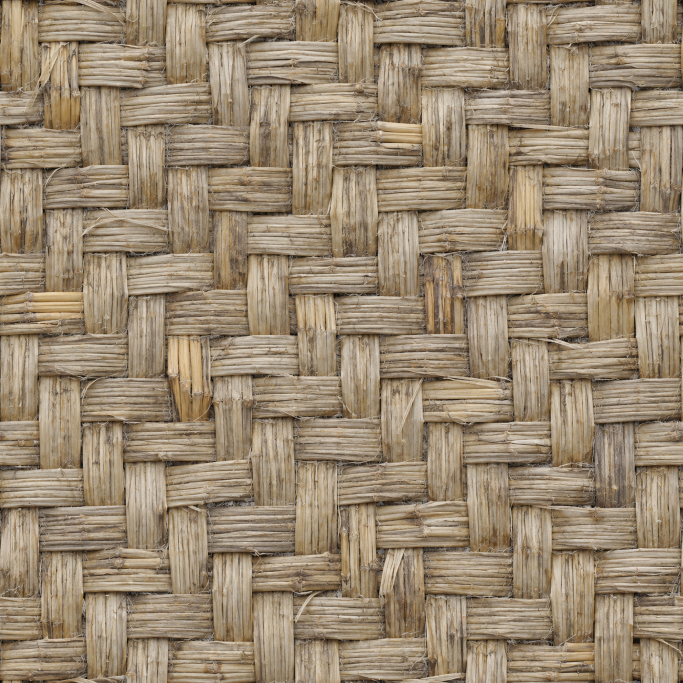
#> input picture Attachments/Farmhouse/farmhouse-straw-v01-color.jpg, 2048 x 2048 px (shown at 1/3 size)
$ python -i texture_flat_parts.py   (imports and definitions only)
#> lines starting #> are read from the running program, lines starting #| are printed output that depends on the picture
"""Texture the flat-colour parts of a GLB with photographs already in the project, as a NEW version (the user, 2026-11-06:
"começar a texturizar todos os objetos que estão sem textura ... com certeza temos algo que você pode reaproveitar").

A part (material) with no baseColorTexture, named after a surface below (its "-photo" suffix ignored), gets one:
  photo   the material's own photograph, factor white (iron, dark glass, clay, leather, burlap, rope);
  detail  a grey detail of a photograph (its luminance, mean ~0.75 in linear), the material's own colour kept as the factor and
          raised by the same mean, so the part keeps the colour it was designed with and gains the surface (cloth, wool, paper,
          brass, silver).
The parts' own UVs are used (the kits' triplanar UVs, the same density as their planks); geometry and the other parts untouched.
Grey details are made once into content/models/textures (*-detail-v01.jpg) from:
  fabric  wt-burlap.jpg (the weave)         paper   wt-limestone.jpg (fine grain, low contrast)
  brass   ambientcg metal-053c             silver  ambientcg metal-061a

  python -I tools/scripts/models/texture_flat_parts.py <in.glb> <out.glb> [...]
"""
import io
import json
import struct
import sys
from pathlib import Path

import numpy as np
from PIL import Image

ROOT = Path(__file__).resolve().parents[3]
TEX = ROOT / 'content/models/textures'
ACG = ROOT / 'content/textures/ambientcg'

PHOTO = {
    'iron': TEX / 'wt-iron.jpg',
    'iron-rust': TEX / 'wt-iron.jpg',
    'dark-glass': TEX / 'dark-green-glass-photo-v01.png',
    'clay': TEX / 'terracotta-photo-v01.png',
    'leather': TEX / 'leather-worn-photo-v01.png',
    'burlap': TEX / 'wt-burlap.jpg',
    'rope': TEX / 'winch-rope-hemp-color-v01.png',
}
DETAIL_SOURCES = {
    'fabric': (TEX / 'wt-burlap.jpg', 1.0),
    'paper': (TEX / 'wt-limestone.jpg', 0.35),
    'brass': (ACG / 'metal-053c/metal-053c_color_1k.jpg', 1.0),
    'silver': (ACG / 'metal-061a/metal-061a_color_1k.jpg', 1.0),
}
DETAIL = {'cloth-red': 'fabric', 'cloth-dark': 'fabric', 'wool': 'fabric', 'paper': 'paper', 'brass': 'brass', 'silver': 'silver'}
kDetailMean = 0.75  # linear mean of a grey detail


def srgb_to_linear(c):
    return np.where(c <= 0.04045, c / 12.92, ((c + 0.055) / 1.055) ** 2.4)


def linear_to_srgb(c):
    return np.where(c <= 0.0031308, c * 12.92, 1.055 * np.power(np.maximum(c, 0), 1 / 2.4) - 0.055)


def detail_image(kind):
    out = TEX / ('%s-detail-v01.jpg' % kind)
    if not out.exists():
        src, contrast = DETAIL_SOURCES[kind]
        a = np.asarray(Image.open(src).convert('RGB').resize((1024, 1024), Image.LANCZOS), dtype=np.float64) / 255.0
        lum = srgb_to_linear(a) @ np.array([0.2126, 0.7152, 0.0722])
        lum = lum / max(lum.mean(), 1e-6)                       # mean 1
        lum = 1.0 + (lum - 1.0) * contrast                      # paper: a soft grain
        lum = np.clip(lum * kDetailMean, 0.0, 1.0)
        g = (linear_to_srgb(lum) * 255.0 + 0.5).astype(np.uint8)
        Image.fromarray(g, 'L').convert('RGB').save(out, quality=92)
        print('  made', out.relative_to(ROOT))
    return out


def image_bytes(path):
    img = Image.open(path).convert('RGB')
    if max(img.size) > 1024:
        img = img.resize((1024, 1024), Image.LANCZOS)
    buf = io.BytesIO()
    img.save(buf, 'JPEG', quality=92)
    return buf.getvalue()


def texture(src, dst):
    if Path(dst).exists():
        raise SystemExit('refusing to overwrite ' + str(dst))
    b = Path(src).read_bytes()
    n = struct.unpack_from('<I', b, 12)[0]
    j = json.loads(b[20:20 + n])
    o = 20 + n
    bl, kind = struct.unpack_from('<II', b, o)
    assert kind == 0x004E4942
    binb = bytearray(b[o + 8:o + 8 + bl])
    if not j.get('samplers'):
        j['samplers'] = [{'magFilter': 9729, 'minFilter': 9987}]
    sampler = 0
    j.setdefault('images', [])
    j.setdefault('textures', [])
    added = {}  # image file -> texture index

    def add_texture(path):
        if path in added:
            return added[path]
        data = image_bytes(path)
        while len(binb) % 4:
            binb.append(0)
        j['bufferViews'].append({'buffer': 0, 'byteOffset': len(binb), 'byteLength': len(data)})
        binb.extend(data)
        j['images'].append({'bufferView': len(j['bufferViews']) - 1, 'mimeType': 'image/jpeg', 'name': Path(path).stem})
        j['textures'].append({'sampler': sampler, 'source': len(j['images']) - 1})
        added[path] = len(j['textures']) - 1
        return added[path]

    done = []
    for m in j.get('materials', []):
        pbr = m.setdefault('pbrMetallicRoughness', {})
        if 'baseColorTexture' in pbr:
            continue
        key = (m.get('name') or '').removesuffix('-photo')
        factor = pbr.get('baseColorFactor', [1, 1, 1, 1])
        alpha = factor[3] if len(factor) > 3 else 1.0
        if key in PHOTO:
            pbr['baseColorTexture'] = {'index': add_texture(PHOTO[key])}
            pbr['baseColorFactor'] = [1.0, 1.0, 1.0, alpha]
            done.append('%s: photo %s' % (key, PHOTO[key].name))
        elif key in DETAIL:
            pbr['baseColorTexture'] = {'index': add_texture(detail_image(DETAIL[key]))}
            pbr['baseColorFactor'] = [round(min(1.0, c / kDetailMean), 4) for c in factor[:3]] + [alpha]
            done.append('%s: %s detail, factor %s' % (key, DETAIL[key], pbr['baseColorFactor'][:3]))
        else:
            done.append('%s: LEFT FLAT (no photo for it)' % key)
    while len(binb) % 4:
        binb.append(0)
    j['buffers'][0]['byteLength'] = len(binb)
    js = json.dumps(j, separators=(',', ':')).encode('utf-8')
    js += b' ' * ((4 - len(js) % 4) % 4)
    out = struct.pack('<III', 0x46546C67, 2, 12 + 8 + len(js) + 8 + len(binb))
    out += struct.pack('<II', len(js), 0x4E4F534A) + js + struct.pack('<II', len(binb), 0x004E4942) + bytes(binb)
    Path(dst).write_bytes(out)
    print(dst)
    for d in done:
        print('  ' + d)


# [6 lines not run here, left out]

>>> import cv2
>>> picture = cv2.imread('../../../Attachments/Farmhouse/farmhouse-straw-v01-color.jpg', cv2.IMREAD_GRAYSCALE)
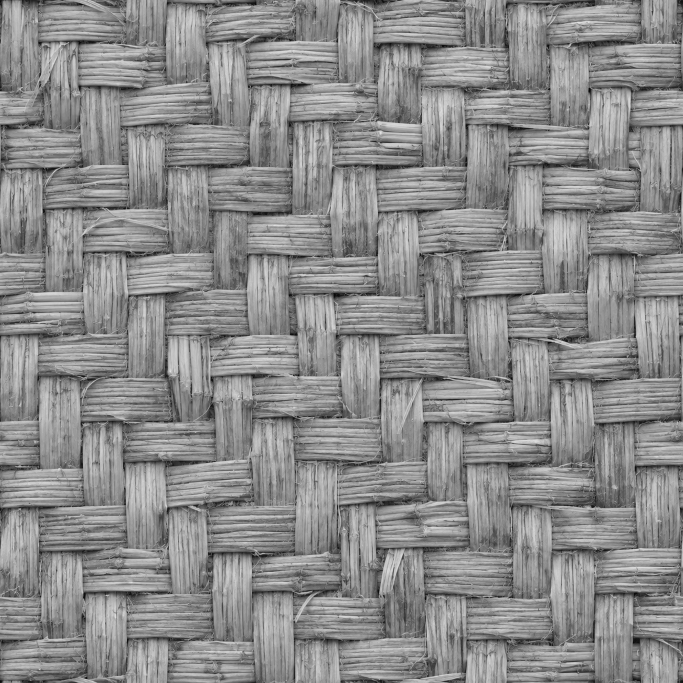
#> picture: shape (2048, 2048) (shown at 1/3 size); min 0, max 235, mean 139.6
>>> result = texture(picture, 'out.png')
#> (the run stopped early here; a loop or call above may not have finished)

$ run again, on Attachments/Farmhouse/farmhouse-herbs-v02-color.jpg
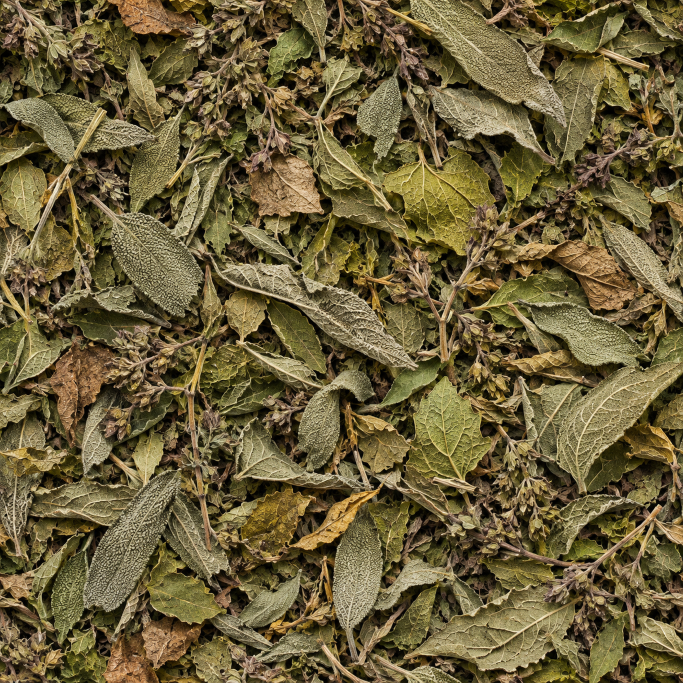
#> input picture Attachments/Farmhouse/farmhouse-herbs-v02-color.jpg, 2048 x 2048 px (shown at 1/3 size)
#> `picture = cv2.imread('../../../Attachments/Farmhouse/farmhouse-straw-v..`:
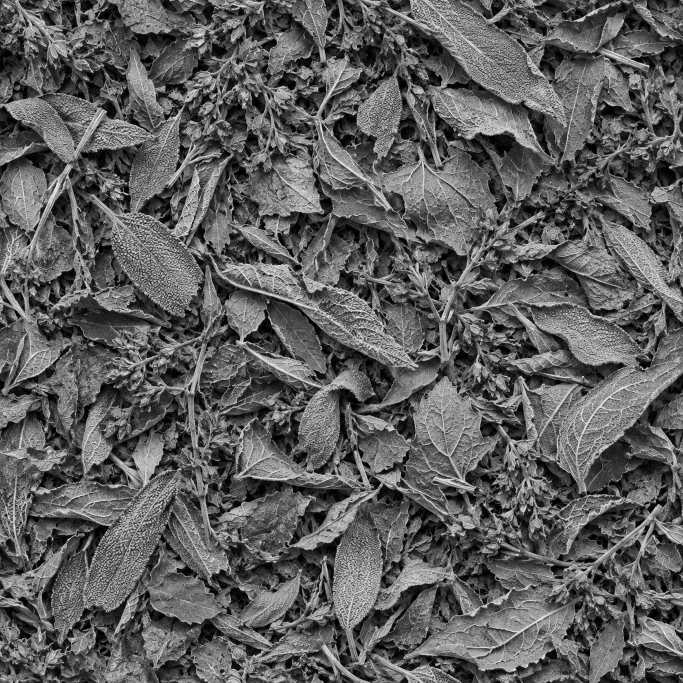
#> picture: shape (2048, 2048) (shown at 1/3 size); min 0, max 255, mean 94.6

$ run again, on Attachments/Farmhouse/farmhouse-linen-v02-color.jpg
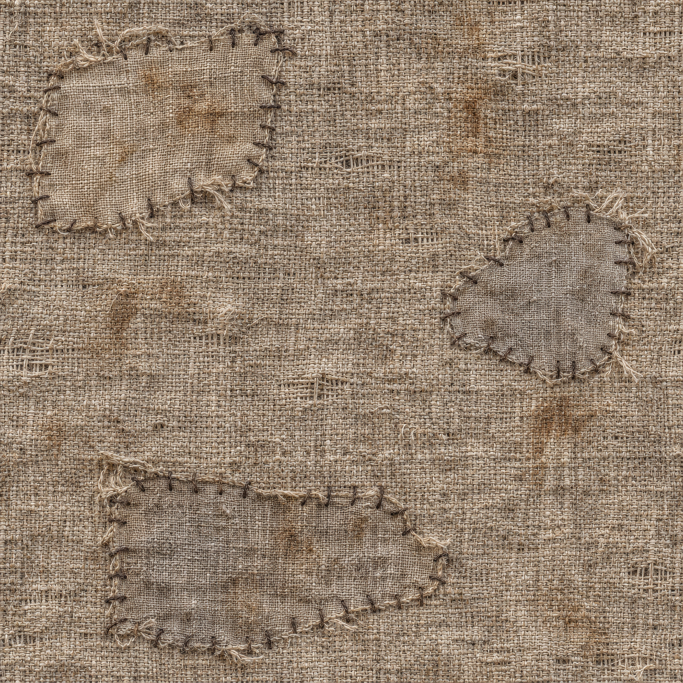
#> input picture Attachments/Farmhouse/farmhouse-linen-v02-color.jpg, 2048 x 2048 px (shown at 1/3 size)
#> `picture = cv2.imread('../../../Attachments/Farmhouse/farmhouse-straw-v..`:
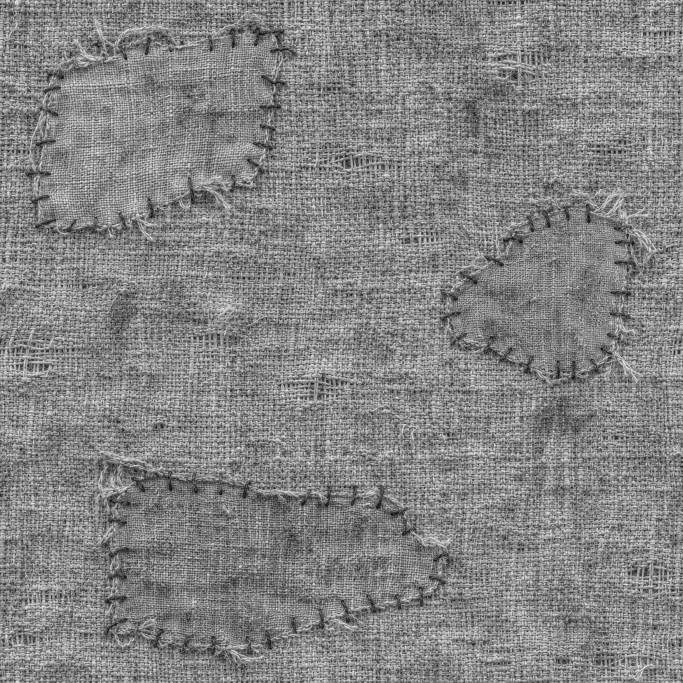
#> picture: shape (2048, 2048) (shown at 1/3 size); min 1, max 253, mean 132.1
